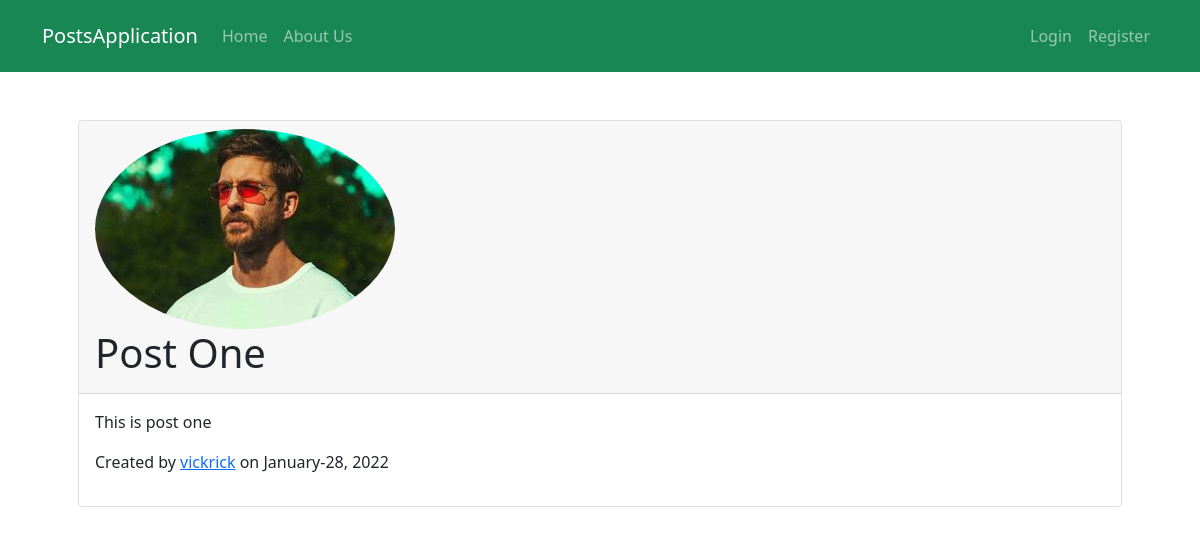
The app's page /post/2/ with its own data.
### postsapp/models.py (models this page shows, shortened)
class Post(models.Model):
    title=models.CharField(max_length=100)
    content=models.TextField()
    date_posted=models.DateTimeField(default=timezone.now)
    author=models.ForeignKey(User,on_delete=models.CASCADE)

### users/models.py (models this page shows, shortened)
class Profile(models.Model):
    user=models.OneToOneField(User,on_delete=models.CASCADE)
    image= models.ImageField(default='default.jpg',upload_to='profile_pics')

### postsapp/views.py (the view)
# urls.py: path('post/<int:pk>/', PostDetailView.as_view(),name='postdetails'),
class PostDetailView(DetailView):
    model=Post

### postsapp/templates/postsapp/post_detail.html (shortened to what this page needs)
{% extends 'postsapp/base.html' %}
{% block content %}
<div class="container">
<div class="card">
    <div class="card-header">
        <img src="{{object.author.profile.image.url}}" class="rounded-circle article-img" alt="">
    <h1 class="article-title">{{object.title}}</h1>
    </div>
    <div class="card-body">
        <p>{{object.content}}</p>
<p>Created by <a href="{%url 'userposts' post.author.username%}">{{object.author}}</a> on {{object.date_posted| date:"F-d, Y"}}</p>
</div>
</div>
</div>
{% endblock %}

### records on screen
Post: author.profile.image (picture), title "Post One", content "This is post one", author "vickrick", date_posted "January-28, 2022"
